Frame 1 (no input): blank canvas, image omitted
Frame 60 (no input): blank canvas, image omitted
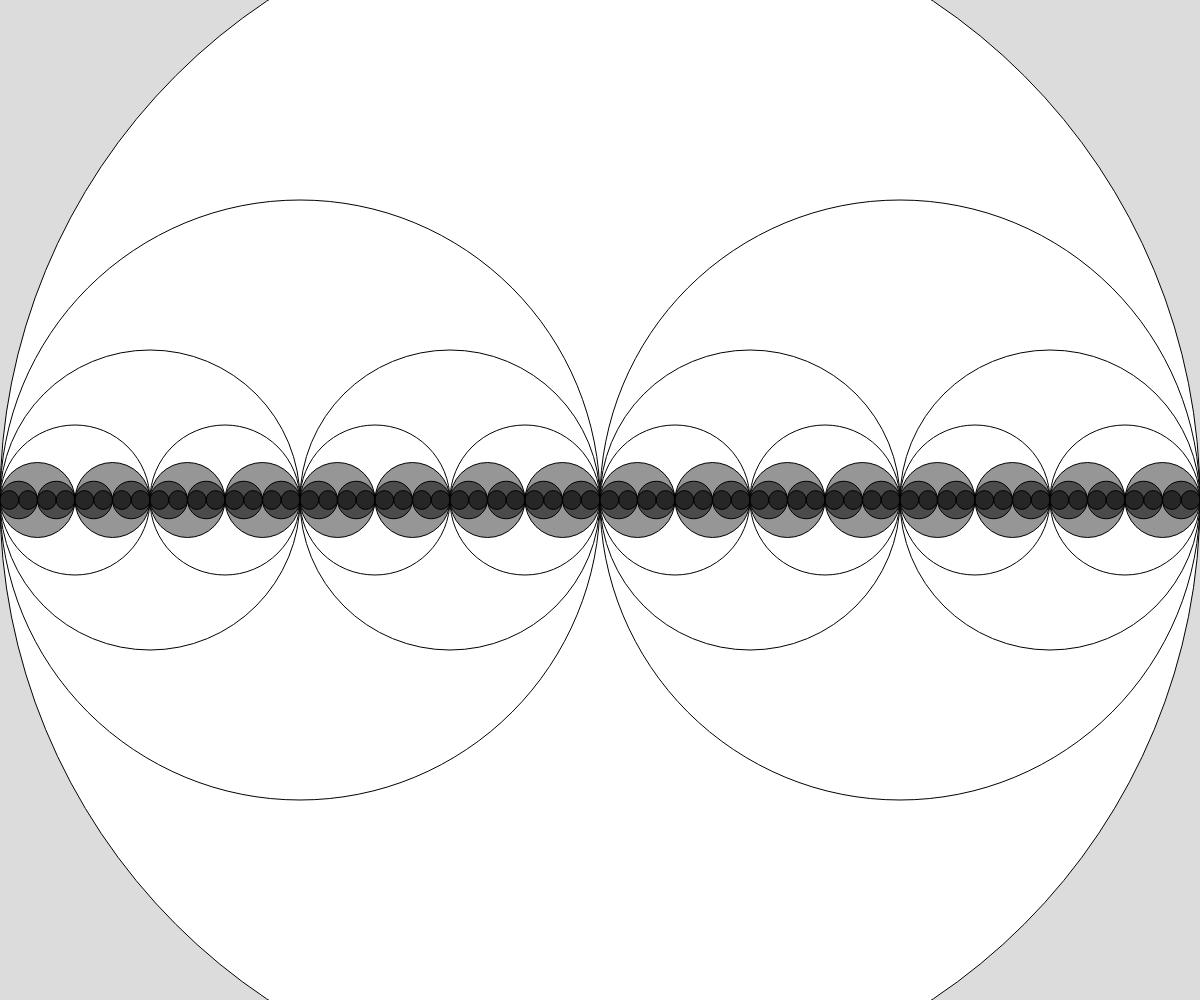
Frame 120 (the mouse pressed at the canvas centre since frame 60)

The p5.js sketch whose frames 1 and 60 were blank and that drew this single picture after the mouse press (run headless with seeded random() and noise() and a simulated clock; from frame 60 on, the mouse is pressed at the canvas centre):

// p5.js sketch
// ── sketch.js
function setup() {
    createCanvas(windowWidth, windowHeight);
}

function draw() {
    background(220);
    drawCircle(width/2, mouseX);
}

function drawCircle(x, radius) {
    fill(radius*4);
    circle(x, height/2, radius*2);
    if (radius > 10) {
        drawCircle(x - radius/2, radius/2);
        drawCircle(x + radius/2, radius/2);
    }
}
